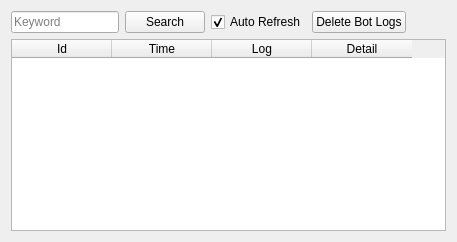
            <widget class="QWidget" name="tab_9">
             <property name="Combinear.qss" stdset="0">
              <string notr="true"/>
             </property>
             <attribute name="title">
              <string>Bot Logs</string>
             </attribute>
             <layout class="QGridLayout" name="gridLayout_10">
              <item row="0" column="0">
               <layout class="QVBoxLayout" name="verticalLayout_15">
                <item>
                 <layout class="QHBoxLayout" name="horizontalLayout_6">
                  <item>
                   <widget class="QLineEdit" name="txtKeywordBotLogs">
                    <property name="sizePolicy">
                     <sizepolicy hsizetype="Fixed" vsizetype="Fixed">
                      <horstretch>0</horstretch>
                      <verstretch>0</verstretch>
                     </sizepolicy>
                    </property>
                    <property name="placeholderText">
                     <string>Keyword</string>
                    </property>
                    <property name="Combinear.qss" stdset="0">
                     <string notr="true"/>
                    </property>
                   </widget>
                  </item>
                  <item>
                   <widget class="QPushButton" name="btnSearchBotLogs">
                    <property name="text">
                     <string>Search</string>
                    </property>
                    <property name="Combinear.qss" stdset="0">
                     <string notr="true"/>
                    </property>
                   </widget>
                  </item>
                  <item>
                   <widget class="QCheckBox" name="chkAutoRefreshBotLogs">
                    <property name="enabled">
                     <bool>true</bool>
                    </property>
                    <property name="text">
                     <string>Auto Refresh</string>
                    </property>
                    <property name="checked">
                     <bool>true</bool>
                    </property>
                    <property name="Combinear.qss" stdset="0">
                     <string notr="true"/>
                    </property>
                   </widget>
                  </item>
                  <item>
                   <widget class="QPushButton" name="btnTruncateBotLog">
                    <property name="text">
                     <string>Delete Bot Logs</string>
                    </property>
                    <property name="Combinear.qss" stdset="0">
                     <string notr="true"/>
                    </property>
                   </widget>
                  </item>
                  <item>
                   <spacer name="horizontalSpacer_4">
                    <property name="orientation">
                     <enum>Qt::Horizontal</enum>
                    </property>
                    <property name="sizeHint" stdset="0">
                     <size>
                      <width>40</width>
                      <height>20</height>
                     </size>
                    </property>
                   </spacer>
                  </item>
                 </layout>
                </item>
                <item>
                 <widget class="QTableWidget" name="tblBotLogs">
                  <property name="enabled">
                   <bool>true</bool>
                  </property>
                  <property name="alternatingRowColors">
                   <bool>true</bool>
                  </property>
                  <property name="sortingEnabled">
                   <bool>true</bool>
                  </property>
                  <property name="Combinear.qss" stdset="0">
                   <string notr="true"/>
                  </property>
                  <attribute name="verticalHeaderVisible">
                   <bool>false</bool>
                  </attribute>
                  <column>
                   <property name="text">
                    <string>Id</string>
                   </property>
                  </column>
                  <column>
                   <property name="text">
                    <string>Time</string>
                   </property>
                  </column>
                  <column>
                   <property name="text">
                    <string>Log</string>
                   </property>
                  </column>
                  <column>
                   <property name="text">
                    <string>Detail</string>
                   </property>
                  </column>
                 </widget>
                </item>
               </layout>
              </item>
             </layout>
            </widget>
